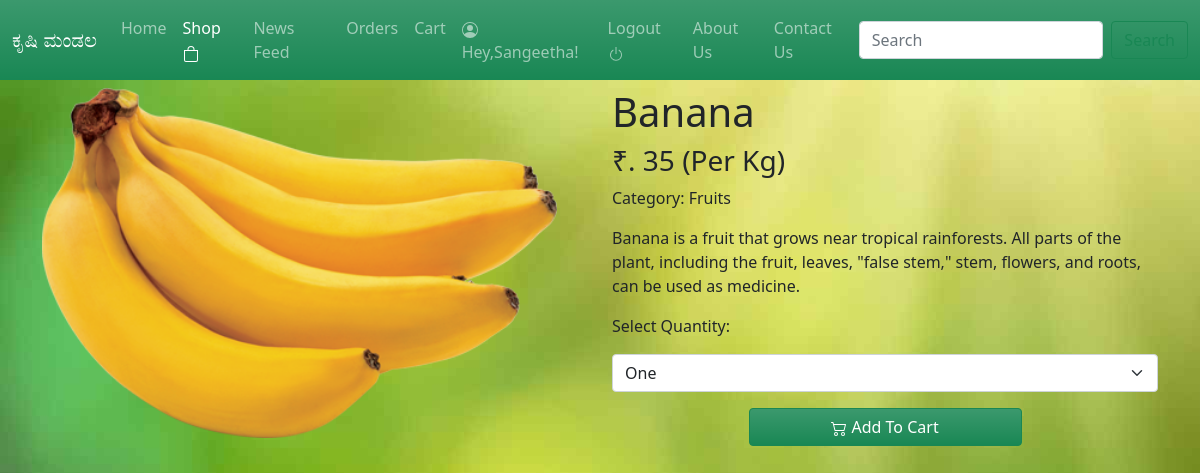
/buynow/28 (signed in), run on an earlier commit of the app's database.
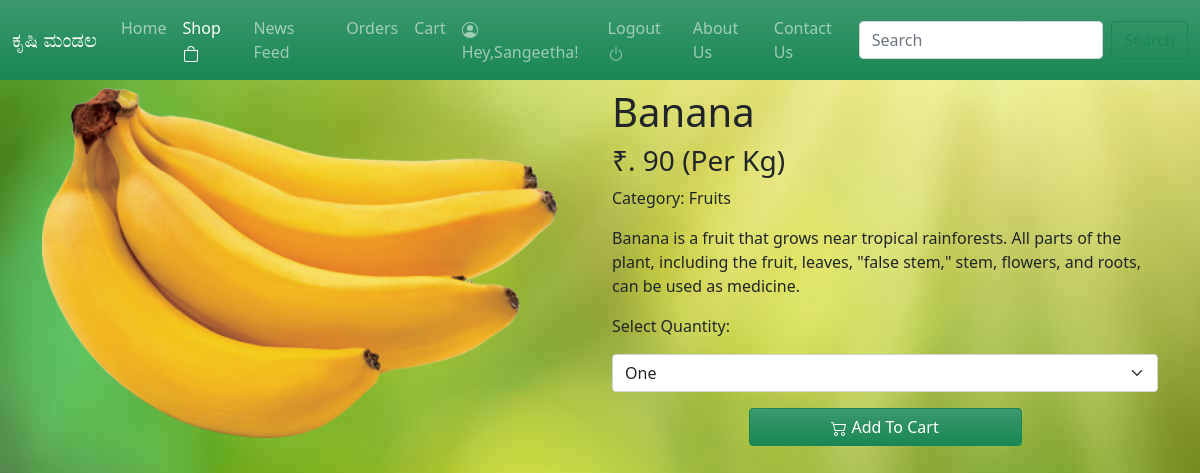
And on a later commit of the database.
### tables this page shows
CREATE TABLE "products" (
	"Id"	INTEGER,
	"pname"	TEXT,
	"price"	INTEGER,
	"image"	BLOB,
	"details"	TEXT,
	"category"	TEXT,
	PRIMARY KEY("Id" AUTOINCREMENT)
);

### app.py (the view)
@app.get("/buynow/{pid}", response_class=HTMLResponse)
def buynow(request: Request, pid: int):
    if not request.session.get('isLogin'):
        return RedirectResponse('/login', status_code=status.HTTP_302_FOUND)
    con = sqlite3.connect("Myapp.db")
    con.row_factory = sqlite3.Row
    cur = con.cursor()
    cur.execute("select * from products where id =?", [pid])
    description = cur.fetchall()
    con.close
    return templates.TemplateResponse("buynow.html", {"request": request, "pid": pid, "description": description[0]})

### templates/buynow.html (shortened to what this page needs)
<!doctype html>
<html lang="en">
  <head>
    <link href="https://cdn.jsdelivr.net/npm/bootstrap@5.0.2/dist/css/bootstrap.min.css" rel="stylesheet">
  </head>
  <body class="bg">
    <nav class="navbar navbar-expand-lg navbar-dark bg-success bg-gradient">
      <div class="container-fluid">
        <a class="navbar-brand" href="#">ಕೃಷಿ ಮಂಡಲ</a>
        <div class="collapse navbar-collapse" id="navbarSupportedContent">
          <ul class="navbar-nav me-auto mb-2 mb-lg-0">
            <li class="nav-item">
              <a class="nav-link" href="/">Home</a>
            </li>
            <li class="nav-item">
              <a class="nav-link active" aria-current="page" href="/Products"
                >Shop
                <svg
                  xmlns="http://www.w3.org/2000/svg"
                  width="16"
                  height="16"
                  fill="currentColor"
                  class="bi bi-bag"
                  viewBox="0 0 16 16"
                >
                  <path
                    d="M8 1a2.5 2.5 0 0 1 2.5 2.5V4h-5v-.5A2.5 2.5 0 0 1 8 1zm3.5 3v-.5a3.5 3.5 0 1 0-7 0V4H1v10a2 2 0 0 0 2 2h10a2 2 0 0 0 2-2V4h-3.5zM2 5h12v9a1 1 0 0 1-1 1H3a1 1 0 0 1-1-1V5z"
                  />
                </svg>
              </a>
            </li>
            {% if request.session.get('isLogin') %}
            <li class="nav-item">
              <a class="nav-link" href="/newsfeed">News Feed</a>
            </li>
           <li class="nav-item" >
             <a class="nav-link" href="/orders">Orders</a>
           </li>
           <li class="nav-item" >
             <a class="nav-link" href="/cart" >Cart</a>
           </li>
            <li class="nav-item">
              <a class="nav-link" href="#"> Hey,{{request.session.get('username')}}!
                </a></a>
          </li>
          <li class="nav-item">
            <a class="nav-link" href="/logout">Logout <svg xmlns="http://www.w3.org/2000/svg" width="16" height="16" fill="currentColor" class="bi bi-power" viewBox="0 0 16 16">
              <path d="M7.5 1v7h1V1h-1z"/>
              <path d="M3 8.812a4.999 4.999 0 0 1 2.578-4.375l-.485-.874A6 6 0 1 0 11 3.616l-.501.865A5 5 0 1 1 3 8.812z"/>
            </svg></a>
        </li>
            {% endif %}
            <li class="nav-item">
              <a class="nav-link" href="#">About Us</a>
            </li>
            <li class="nav-item">
              <a class="nav-link" href="/contactus">Contact Us</a>
            </li>
          </ul>
          <form class="d-flex">
            <input
              class="form-control me-2"
              type="search"
              placeholder="Search"
              aria-label="Search"
            />
            <button class="btn btn-outline-success" type="submit">
            </button>
          </form>
        </div>
      </div>
    </nav>
    <div class="container">
        <div class="row my-2">
            <div class="col-md-6">
                <img src="{{description.image}}" height="350">
            </div>
            <div class="col-md-6">
              <h1 >{{ description.pname }}</h1>
                <h3> ₹. {{description.price}} (Per Kg) </h3>
                <p>Category: {{description.category}}</p>
                <p>{{description.details}}</p>
                <form action="/addtocart" method="get">
                    <label for="qty">Select Quantity:</label>
                    <select id="qty" class="form-select my-3" name="qty" aria-label="Default select example">
                      <option value="1" selected>One</option>
                    </select>
                    <div class="d-grid gap-2 col-6 mx-auto">
                    <button class="btn btn-success bg-gradient" type="submit">  Add To Cart</button>
                    </div>
                </form>
            </div>
        </div>
        </div>
  </body>
</html>

What changed in the data, as far as the page shows it:
changed products "Banana": price "35" → "90"
